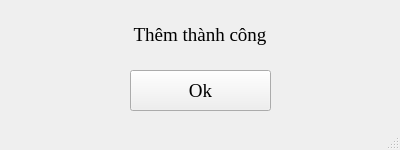
<?xml version="1.0" encoding="UTF-8"?>
<ui version="4.0">
 <class>MainWindow</class>
 <widget class="QMainWindow" name="MainWindow">
  <property name="geometry">
   <rect>
    <x>0</x>
    <y>0</y>
    <width>400</width>
    <height>150</height>
   </rect>
  </property>
  <property name="font">
   <font>
    <family>Times New Roman</family>
    <pointsize>14</pointsize>
   </font>
  </property>
  <property name="windowTitle">
   <string>Thông báo</string>
  </property>
  <widget class="QWidget" name="centralwidget">
   <widget class="QLabel" name="label">
    <property name="geometry">
     <rect>
      <x>0</x>
      <y>10</y>
      <width>400</width>
      <height>50</height>
     </rect>
    </property>
    <property name="text">
     <string>Thêm thành công</string>
    </property>
    <property name="alignment">
     <set>Qt::AlignCenter</set>
    </property>
   </widget>
   <widget class="QPushButton" name="btn_ok">
    <property name="geometry">
     <rect>
      <x>130</x>
      <y>70</y>
      <width>141</width>
      <height>41</height>
     </rect>
    </property>
    <property name="text">
     <string>Ok</string>
    </property>
   </widget>
  </widget>
  <widget class="QMenuBar" name="menubar">
   <property name="geometry">
    <rect>
     <x>0</x>
     <y>0</y>
     <width>400</width>
     <height>27</height>
    </rect>
   </property>
  </widget>
  <widget class="QStatusBar" name="statusbar"/>
 </widget>
 <resources/>
 <connections/>
</ui>
